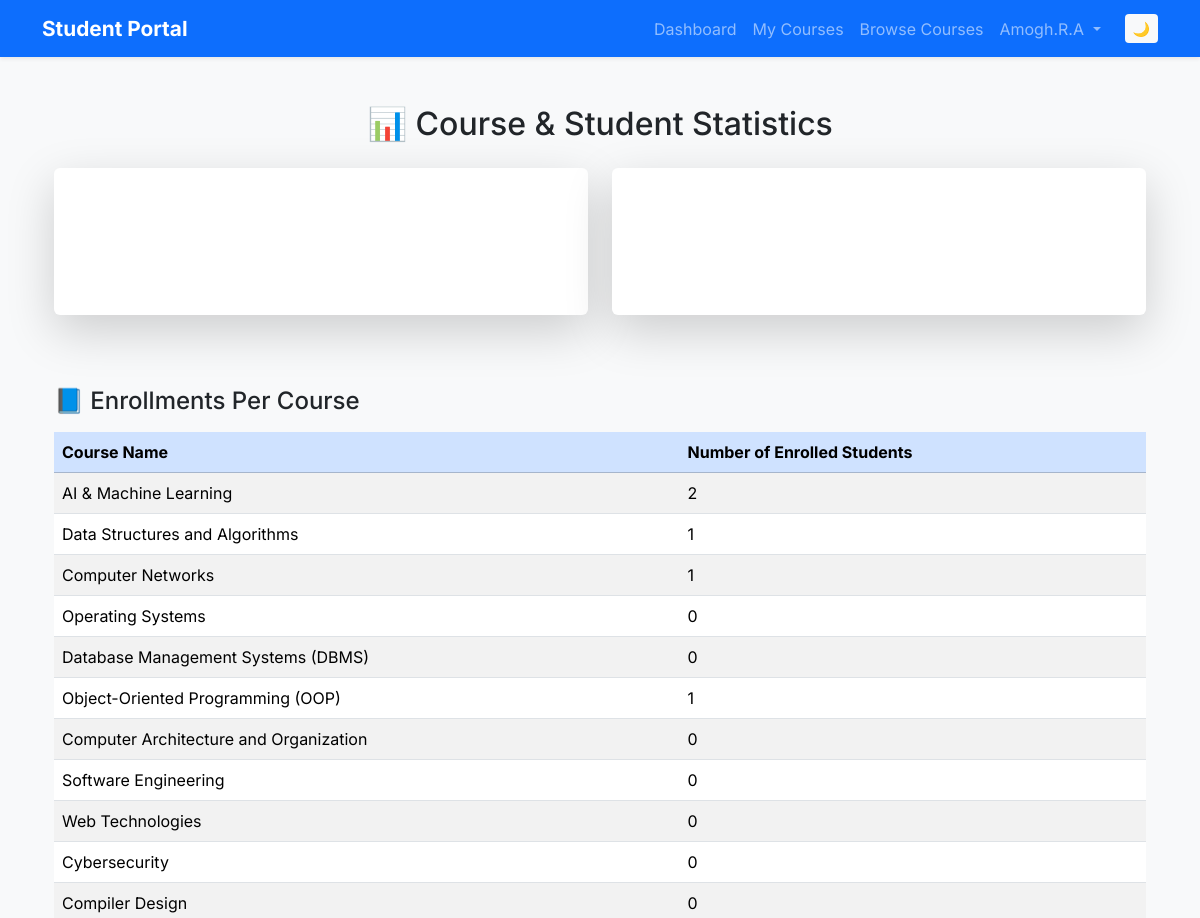
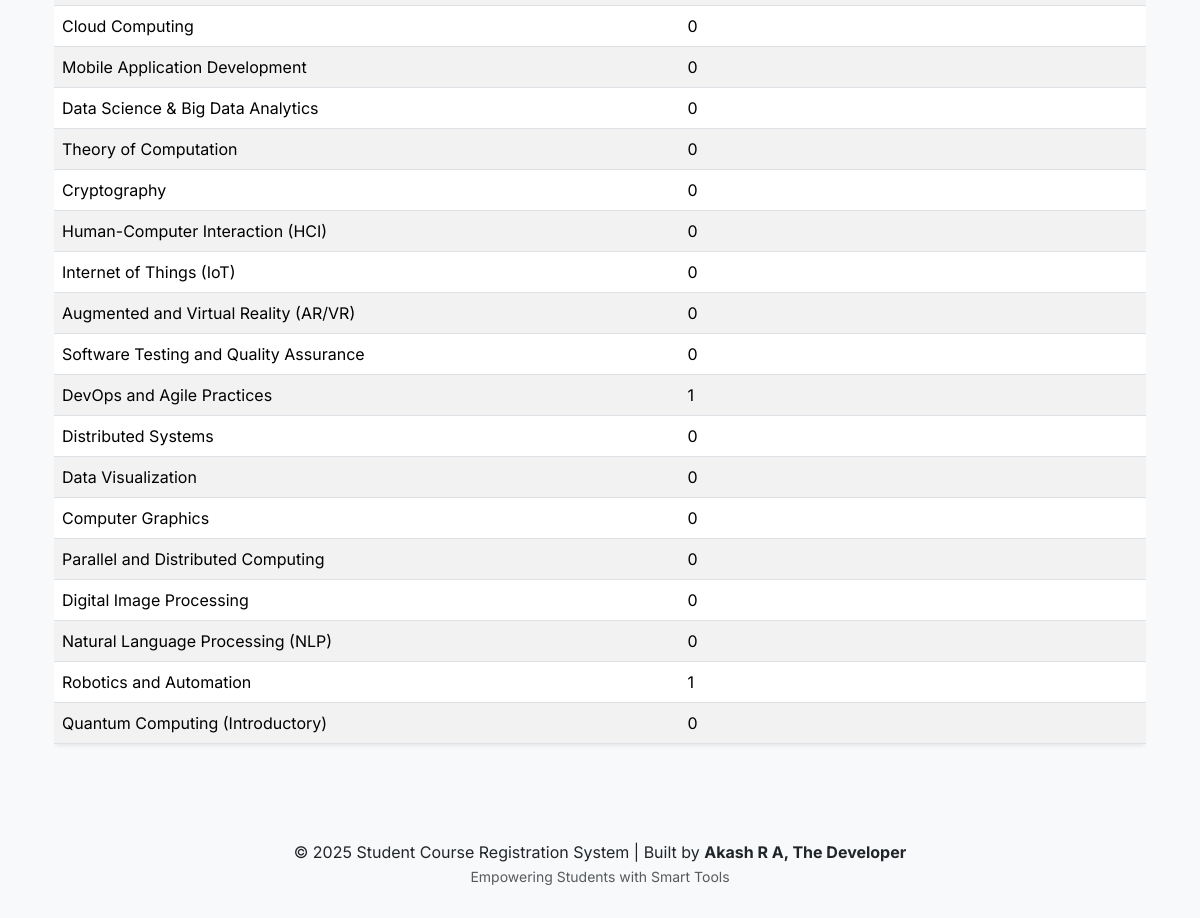
Page /registration/course-stats/ (signed in) on the committed database (2 pictures, top to bottom).
### registration/models.py (models this page shows, shortened)
class Course(models.Model):
    name = models.CharField(max_length=100)
    description = models.TextField(default="Default course description")
    created_at = models.DateTimeField(auto_now_add=True)

### registration/views.py (the view)
# urls.py: path('course-stats/', views.course_stats, name='course_stats'),
@login_required
def course_stats(request):
    total_courses = Course.objects.count()
    total_students = Student.objects.count()
    course_list = Course.objects.annotate(student_count=Count('student'))
    return render(request, 'course_stats.html', {
        'total_courses': total_courses,
        'total_students': total_students,
        'course_list': course_list,
    })

### registration/templates/course_stats.html
{% extends 'base.html' %}
{% block content %}
<div class="container mt-5">
    <h2 class="mb-4 text-center">📊 Course & Student Statistics</h2>
    <div class="row text-center">
        <div class="col-md-6 mb-4">
            <div class="card border-0 shadow-lg rounded bg-gradient-success text-white h-100">
                <div class="card-body">
                    <h5 class="card-title">Total Courses</h5>
                    <p class="display-4 fw-bold">{{ total_courses }}</p>
                </div>
            </div>
        </div>
        <div class="col-md-6 mb-4">
            <div class="card border-0 shadow-lg rounded bg-gradient-info text-white h-100">
                <div class="card-body">
                    <h5 class="card-title">Total Students</h5>
                    <p class="display-4 fw-bold">{{ total_students }}</p>
                </div>
            </div>
        </div>
    </div>
    <h4 class="mb-3 mt-5">📘 Enrollments Per Course</h4>
    <div class="table-responsive">
        <table class="table table-striped table-hover align-middle shadow-sm rounded">
            <thead class="table-primary">
                <tr>
                    <th scope="col">Course Name</th>
                    <th scope="col">Number of Enrolled Students</th>
                </tr>
            </thead>
            <tbody>
                {% for course in course_list %}
                    <tr>
                        <td>{{ course.name }}</td>
                        <td>{{ course.student_count }}</td>
                    </tr>
                {% empty %}
                    <tr>
                        <td colspan="2" class="text-center text-muted">No courses available.</td>
                    </tr>
                {% endfor %}
            </tbody>
        </table>
    </div>
</div>
{% endblock %}

### registration/templates/base.html (shortened to what this page needs)
<!DOCTYPE html>
<html lang="en" data-bs-theme="light">
<head>
    <link href="https://cdn.jsdelivr.net/npm/bootstrap@5.3.2/dist/css/bootstrap.min.css" rel="stylesheet">
</head>
<body class="bg-light">
<nav class="navbar navbar-expand-lg navbar-dark bg-primary shadow-sm sticky-top">
    <div class="container">
        <a class="navbar-brand fw-bold" href="{% url 'dashboard' %}">Student Portal</a>
        <div class="collapse navbar-collapse justify-content-end" id="navbarMain">
            <ul class="navbar-nav align-items-center">
                {% if user.is_authenticated %}
                    <li class="nav-item">
                        <a class="nav-link" href="{% url 'dashboard' %}">Dashboard</a>
                    </li>
                    <li class="nav-item">
                        <a class="nav-link" href="{% url 'my_courses' %}">My Courses</a>
                    </li>
                    <li class="nav-item">
                        <a class="nav-link" href="{% url 'browse_courses' %}">Browse Courses</a>
                    </li>
                    <li class="nav-item dropdown">
                        <a class="nav-link dropdown-toggle" href="#" id="userDropdown" role="button" data-bs-toggle="dropdown">
                            {{ user.username }}
                        </a>
                    </li>
                {% endif %}
                <li class="nav-item ms-3">
                    <button class="btn btn-sm btn-light" id="toggleTheme" title="Toggle dark mode">🌙</button>
                </li>
            </ul>
        </div>
    </div>
</nav>
<div class="container mt-4">
    {% block content %}{% endblock %}
</div>
<footer class="text-center">
    <div class="container">
        <p class="mb-0">&copy; 2025 Student Course Registration System | Built by <strong>Akash R A, The Developer</strong></p>
        <small class="text-muted">Empowering Students with Smart Tools</small>
    </div>
</footer>
</body>
</html>

### registration/templates/base.html (style rules this page uses)
body { font-family: 'Inter', sans-serif; transition: background-color 0.3s ease, color 0.3s ease; }
footer { background-color: #f8f9fa; padding: 30px 0; margin-top: 50px; }
.navbar-brand { font-weight: 700; font-size: 1.3rem; }
#toggleTheme { border: none; }

### rows in the picture
Course: name "AI & Machine Learning", student_count "2"
Course: name "Data Structures and Algorithms", student_count "1"
Course: name "Computer Networks", student_count "1"
Course: name "Operating Systems", student_count "0"
Course: name "Database Management Systems (DBMS)", student_count "0"
Course: name "Object-Oriented Programming (OOP)", student_count "1"
Course: name "Computer Architecture and Organization", student_count "0"
Course: name "Software Engineering", student_count "0"
Course: name "Web Technologies", student_count "0"
Course: name "Cybersecurity", student_count "0"
Course: name "Compiler Design", student_count "0"
Course: name "Cloud Computing", student_count "0"
Course: name "Mobile Application Development", student_count "0"
Course: name "Data Science & Big Data Analytics", student_count "0"
Course: name "Theory of Computation", student_count "0"
Course: name "Cryptography", student_count "0"
Course: name "Human-Computer Interaction (HCI)", student_count "0"
Course: name "Internet of Things (IoT)", student_count "0"
Course: name "Augmented and Virtual Reality (AR/VR)", student_count "0"
Course: name "Software Testing and Quality Assurance", student_count "0"
Course: name "DevOps and Agile Practices", student_count "1"
Course: name "Distributed Systems", student_count "0"
Course: name "Data Visualization", student_count "0"
Course: name "Computer Graphics", student_count "0"
Course: name "Parallel and Distributed Computing", student_count "0"
Course: name "Digital Image Processing", student_count "0"
Course: name "Natural Language Processing (NLP)", student_count "0"
Course: name "Robotics and Automation", student_count "1"
Course: name "Quantum Computing (Introductory)", student_count "0"

### other values in the picture
{{ user.username }} "Amogh.R.A"
